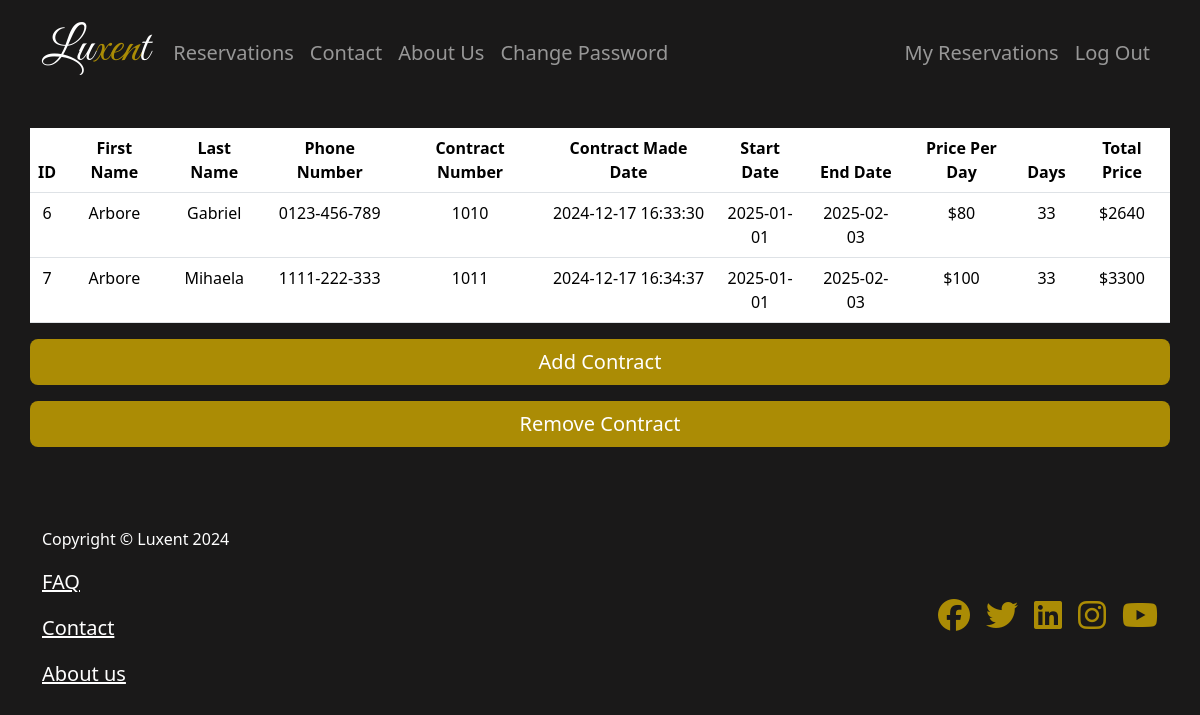
Page /contracts (signed in) on the committed database.
### tables this page shows
CREATE TABLE contracts (id INTEGER PRIMARY KEY AUTOINCREMENT, first_name TEXT, last_name TEXT, phone_number TEXT, vehicle_id REFERENCES vehicles(id), start_date DATE, end_date DATE, contract_number TEXT, contract_made_date DATE, price_per_day NUMERIC);

### app.py (the view)
@app.route("/contracts")
@login_required
def contracts():
    rows = db.execute("SELECT * FROM contracts")
    contracts = []
    for row in rows:
        start_date = datetime.strptime(row["start_date"], "%Y-%m-%d")
        end_date = datetime.strptime(row["end_date"], "%Y-%m-%d")
        days = (end_date - start_date).days
        total_price = days * row["price_per_day"]
        contracts.append({
            "id": row["id"],
            "contract_number": row["contract_number"],
            "first_name": row["first_name"],
            "last_name": row["last_name"],
            "phone_number": row["phone_number"],
            "vehicle_id": row["vehicle_id"],
            "contract_made_date": row["contract_made_date"],
            "start_date": row["start_date"],
            "end_date": row["end_date"],
            "price_per_day": row["price_per_day"],
            "days": days,
            "total_price": total_price
        })
    return render_template("contracts.html", contracts=contracts)

### app.py (called while the page is built)
@app.after_request
def after_request(response):
    response.headers["Cache-Control"] = "no-cache, no-store, must-revalidate"
    response.headers["Expires"] = 0
    response.headers["Pragma"] = "no-cache"
    return response

@app.before_request
def load_user():
    g.is_admin = False
    g.is_customer = False
    if session.get("user_id"):
        user = db.execute("SELECT * FROM users WHERE id = ?", session["user_id"])
        if not user:
            session.clear()
            return redirect("/login")
        admin = db.execute("SELECT * FROM admins WHERE user_id = ?", session["user_id"])
        if admin:
            g.is_admin = True
        customer = db.execute("SELECT * FROM customers WHERE user_id = ?", session["user_id"])
        if customer:
            g.is_customer = True

### help.py (called while the page is built)
def login_required(f):
    @wraps(f)
    def decorated_function(*args, **kwargs):
        if session.get("user_id") is None:
            return redirect("/login")
        return f(*args, **kwargs)
    return decorated_function

### templates/contracts.html
{% extends "layout.html" %}
{% block main %}
    <div class="container">
        <div class="row mt-5 pt-5"></div>
        <div class="row mt-3 pt-3">
            <table class="table rounded">
                <thead>
                    <tr>
                        <th>ID</th>
                        <th>First Name</th>
                        <th>Last Name</th>
                        <th>Phone Number</th>
                        <th>Contract Number</th>
                        <th>Contract Made Date</th>
                        <th>Start Date</th>
                        <th>End Date</th>
                        <th>Price Per Day</th>
                        <th>Days</th>
                        <th>Total Price</th>
                    </tr>
                </thead>
                <tbody>
                    {% for contract in contracts %}
                    <tr>
                        <td>{{ contract.id }}</td>
                        <td>{{ contract.first_name }}</td>
                        <td>{{ contract.last_name }}</td>
                        <td>{{ contract.phone_number }}</td>
                        <td>{{ contract.contract_number }}</td>
                        <td>{{ contract.contract_made_date }}</td>
                        <td>{{ contract.start_date }}</td>
                        <td>{{ contract.end_date }}</td>
                        <td>${{ contract.price_per_day}}</td>
                        <td>{{ contract.days }}</td>
                        <td>${{ contract.total_price }}</td>
                    </tr>
                    {% endfor %}
                </tbody>
            </table>
            <a href="/adding_contract" class="btn btn-primary btn-lg border-0">Add Contract</a>
            <a href="/remove" class="btn btn-primary btn-lg border-0 mt-3">Remove Contract</a>
        </div>
        <div class="row mt-4 pt-4"></div>
    </div>
{% endblock %}

### static/styles.css (style rules this page uses)
body { background-color: #1a1919; }
.btn-primary { background-color: #ab8c05; color: white; }

### rows in the picture
contracts: id "6", first_name "Arbore", last_name "Gabriel", phone_number "0123-456-789", contract_number "1010", contract_made_date "2024-12-17 16:33:30", start_date "2025-01-01", end_date "2025-02-03", price_per_day "80", days "33", total_price "2640"
contracts: id "7", first_name "Arbore", last_name "Mihaela", phone_number "1111-222-333", contract_number "1011", contract_made_date "2024-12-17 16:34:37", start_date "2025-01-01", end_date "2025-02-03", price_per_day "100", days "33", total_price "3300"
